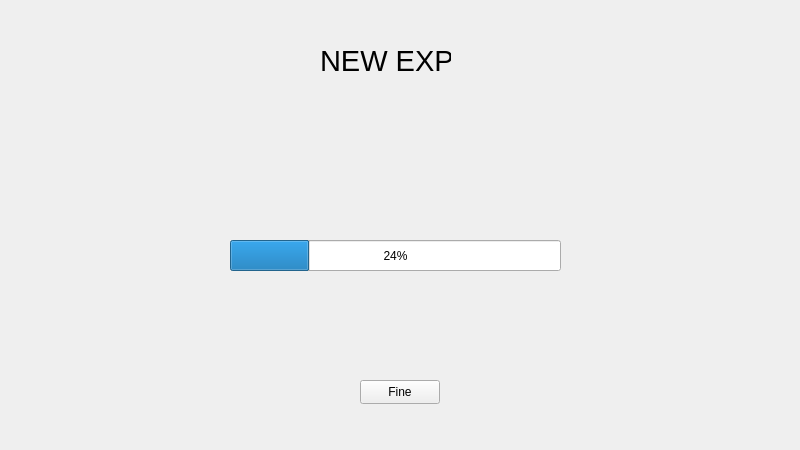
<?xml version="1.0" encoding="UTF-8"?>
<ui version="4.0">
 <class>LevelUpScreen</class>
 <widget class="QWidget" name="LevelUpScreen">
  <property name="geometry">
   <rect>
    <x>0</x>
    <y>0</y>
    <width>800</width>
    <height>450</height>
   </rect>
  </property>
  <property name="windowTitle">
   <string>Form</string>
  </property>
  <widget class="QLabel" name="label">
   <property name="geometry">
    <rect>
     <x>320</x>
     <y>40</y>
     <width>131</width>
     <height>41</height>
    </rect>
   </property>
   <property name="font">
    <font>
     <pointsize>22</pointsize>
    </font>
   </property>
   <property name="text">
    <string>NEW EXP!</string>
   </property>
  </widget>
  <widget class="QProgressBar" name="progressBar">
   <property name="geometry">
    <rect>
     <x>230</x>
     <y>240</y>
     <width>331</width>
     <height>31</height>
    </rect>
   </property>
   <property name="value">
    <number>24</number>
   </property>
  </widget>
  <widget class="QPushButton" name="pushButton">
   <property name="geometry">
    <rect>
     <x>360</x>
     <y>380</y>
     <width>80</width>
     <height>24</height>
    </rect>
   </property>
   <property name="text">
    <string>Fine</string>
   </property>
  </widget>
 </widget>
 <resources/>
 <connections/>
</ui>
